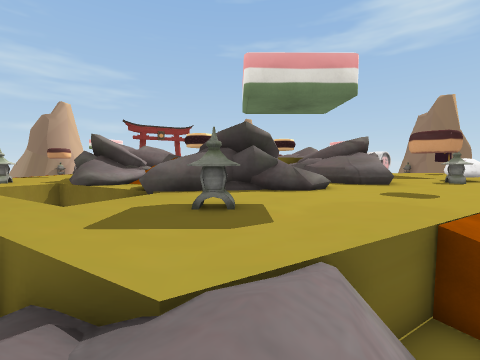
View 1 (above)

24 first-person views from a walk through a 3-D level made in the Unity game engine. The camera is 1.3 m above the floor, tilts 4° down and sees 90° across. The floor is counted in squares, 2 m on a side. Each view is taken from the middle of a square. On the plan, view 1 faces up. The plan holds only what a view shows up to about 9 squares ahead; the rest is blank. The place goes on beyond the plan. Some animated figures are not drawn.

View 2
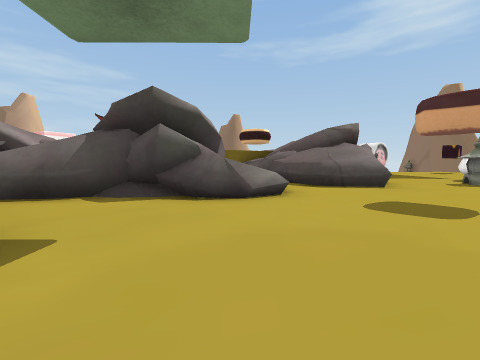

View 3
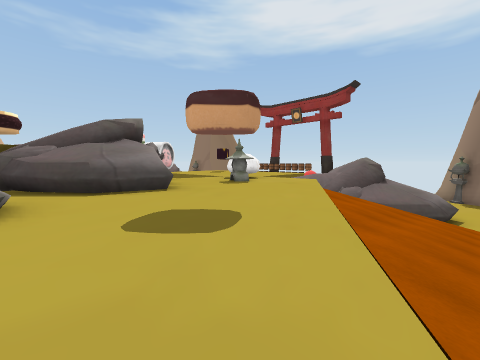

View 4
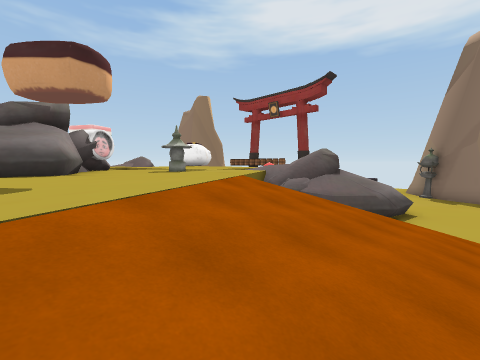

View 5
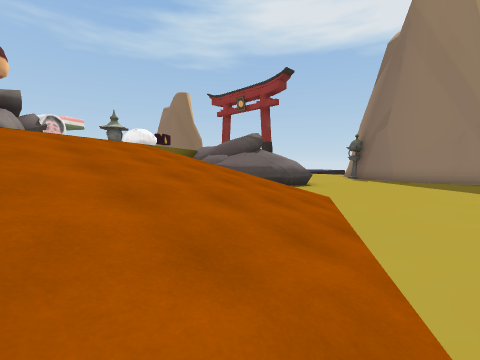

View 6
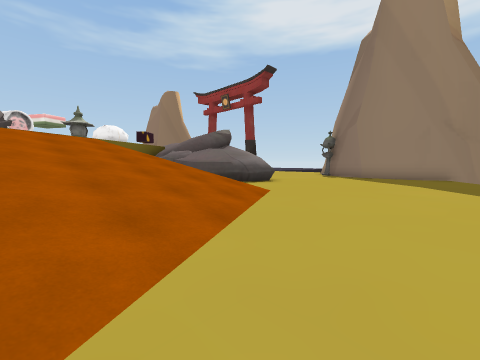

View 7
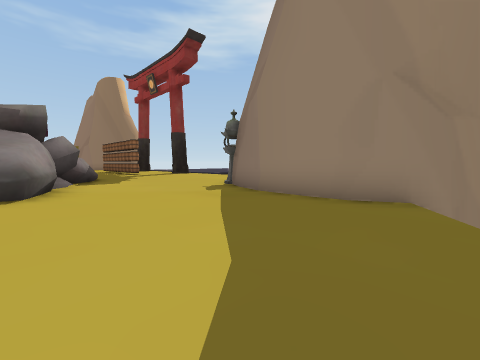

View 8
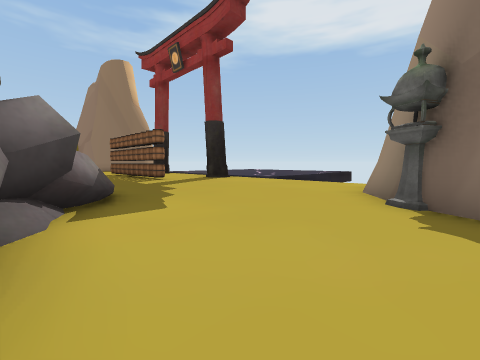

View 9
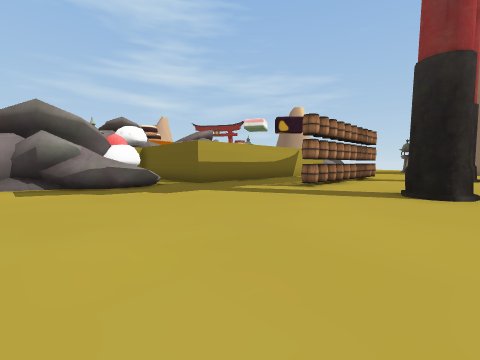

View 10
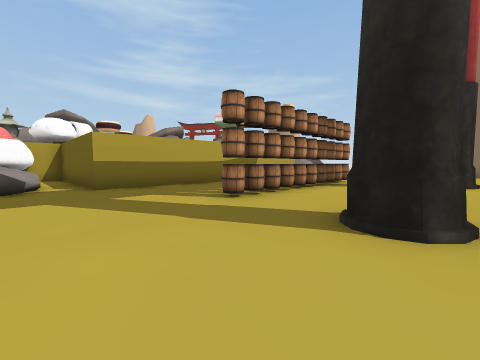

View 11
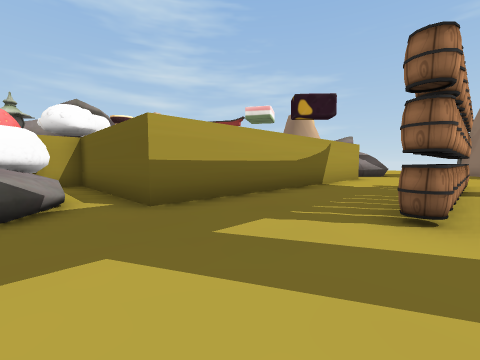

View 12
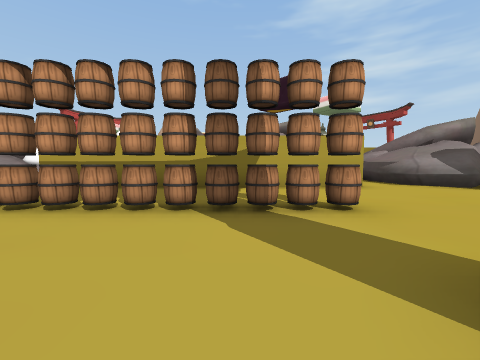

View 13
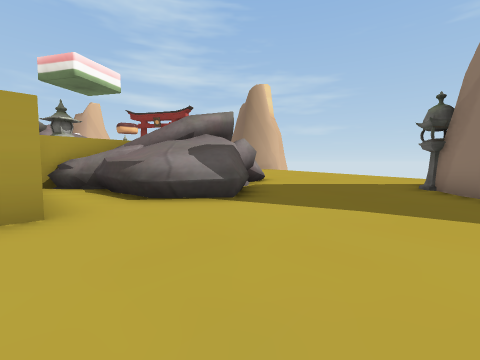

View 14
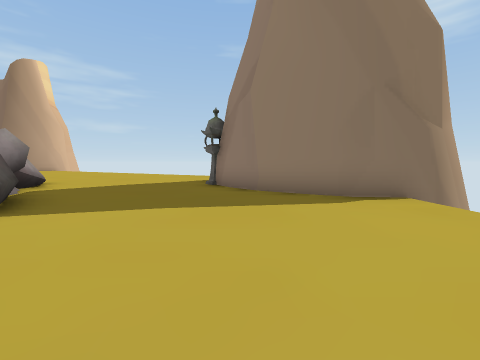

View 15
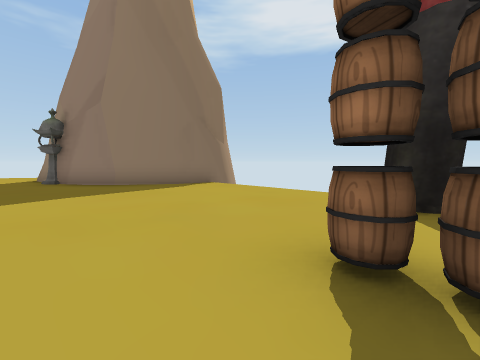

View 16
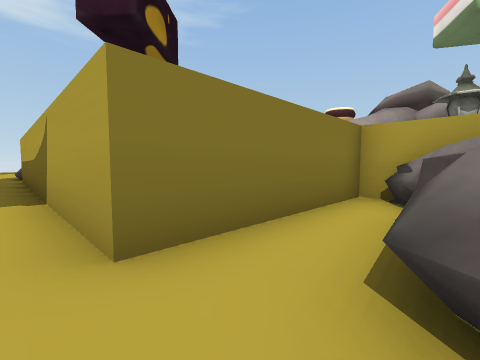

View 17
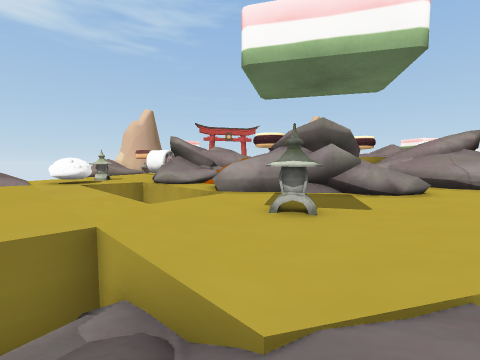

View 18
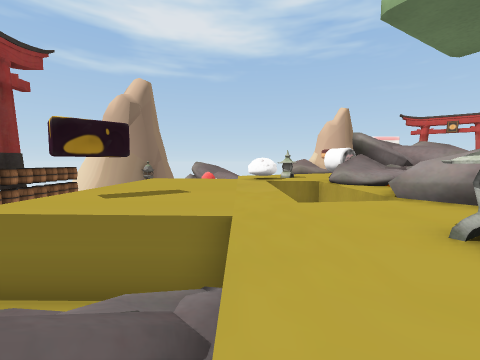

View 19
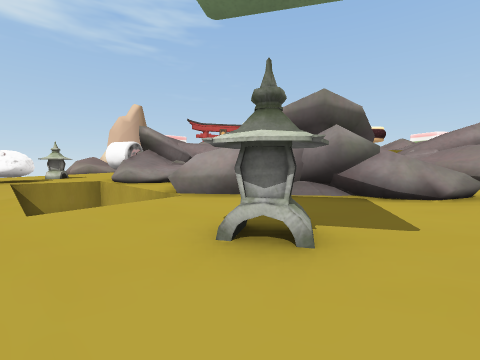

View 20
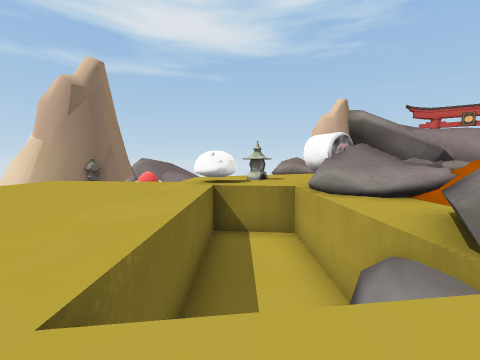

View 21
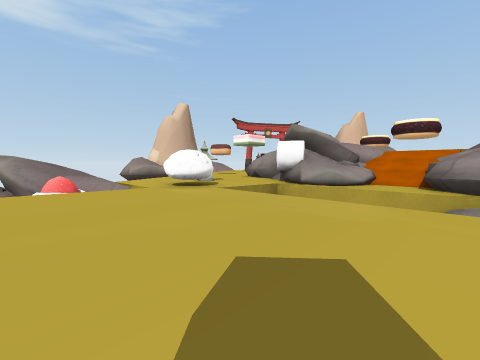

View 22
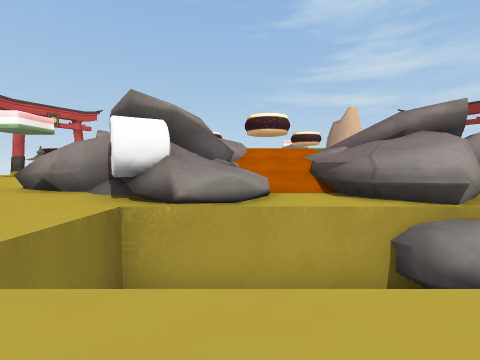

View 23
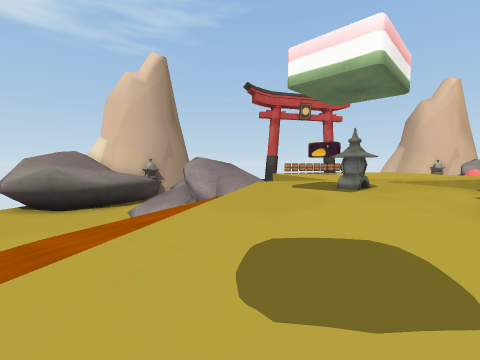

View 24
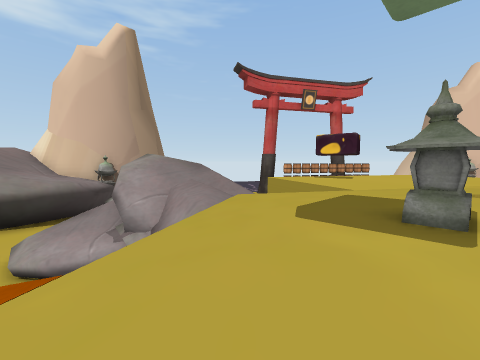

### Floor plan
Key: @ floor where view 1 was taken; # wall or solid block; x gap in a wall; . main floor; : floor 2.25 m higher than the main floor; + floor 2.5 m higher than the main floor; * floor 2.75 m higher than the main floor; % floor 3.75 m higher than the main floor; & floor 4.75 m higher than the main floor; $ floor 5 m higher than the main floor; / step, stairs or slope; = window, fence, low wall or low ledge; v drop or lower ground; O other object.
Columns run from 4 left of view 1 to 24 right of it. Each row starts with its distance up from view 1.
 30                       ..
 29                   .....#
 28                   .....O
 27                   =.....##
 26                   #......##
 25                   /#......###
 24       =********////##.......
 23       #*/=******///+#.......
 22      ##  ==**OO*/####.......
 21          ##**O**/...........
 20          ###*********....../
 19          ####*v******.....#x
 18         =#&&#v ******...=...
 17         Ovv#*vv******...#...
 16         OOO**vv******...=...
 15          O#%#vv******...#...
 14           ###vv******...=...
 13            #O*v******.....#x
 12        ## ##**OO*****.......
 11        ##$#**OOO/...........
 10      #/=#=#**O**/ O//.......
  9      # /********//##/.......
  8 v#####//*******=///##.......
  7  ##**********/.##vv#........
  6  v**********//. #::#.......
  5 v**OO*****///// .##....O##
  4 ********////////.......##
  3 *******#////////.......#
  2 *##=*###///////........#
  1 x# //#   /////.........#
  0  ==/@//= ///...........##
 -1       // /............vv#
 -2       =/...
 -3        ....
 -4       .....
 -5      ### ..
 -6      #

Where each view was taken, in squares from view 1:
view 1: 0 up, 0 right, facing up
view 2: 3 up, 2 right, facing up
view 3: 4 up, 3 right, facing up-right
view 4: 3 up, 5 right, facing up-right
view 5: 0 up, 6 right, facing up-right
view 6: 1 down, 7 right, facing up-right
view 7: 1 down, 14 right, facing up-right
view 8: 4 up, 15 right, facing up-right
view 9: 7 up, 23 right, facing up-left
view 10: 10 up, 23 right, facing up-left
view 11: 10 up, 20 right, facing up-left
view 12: 17 up, 23 right, facing left
view 13: 20 up, 20 right, facing up-left
view 14: 20 up, 20 right, facing up
view 15: 18 up, 18 right, facing up-right
view 16: 22 up, 17 right, facing down-left
view 17: 24 up, 13 right, facing down-left
view 18: 24 up, 12 right, facing down
view 19: 23 up, 11 right, facing down-left
view 20: 20 up, 10 right, facing down
view 21: 18 up, 15 right, facing down-left
view 22: 15 up, 12 right, facing left
view 23: 7 up, 6 right, facing down-left
view 24: 5 up, 3 right, facing down-left
